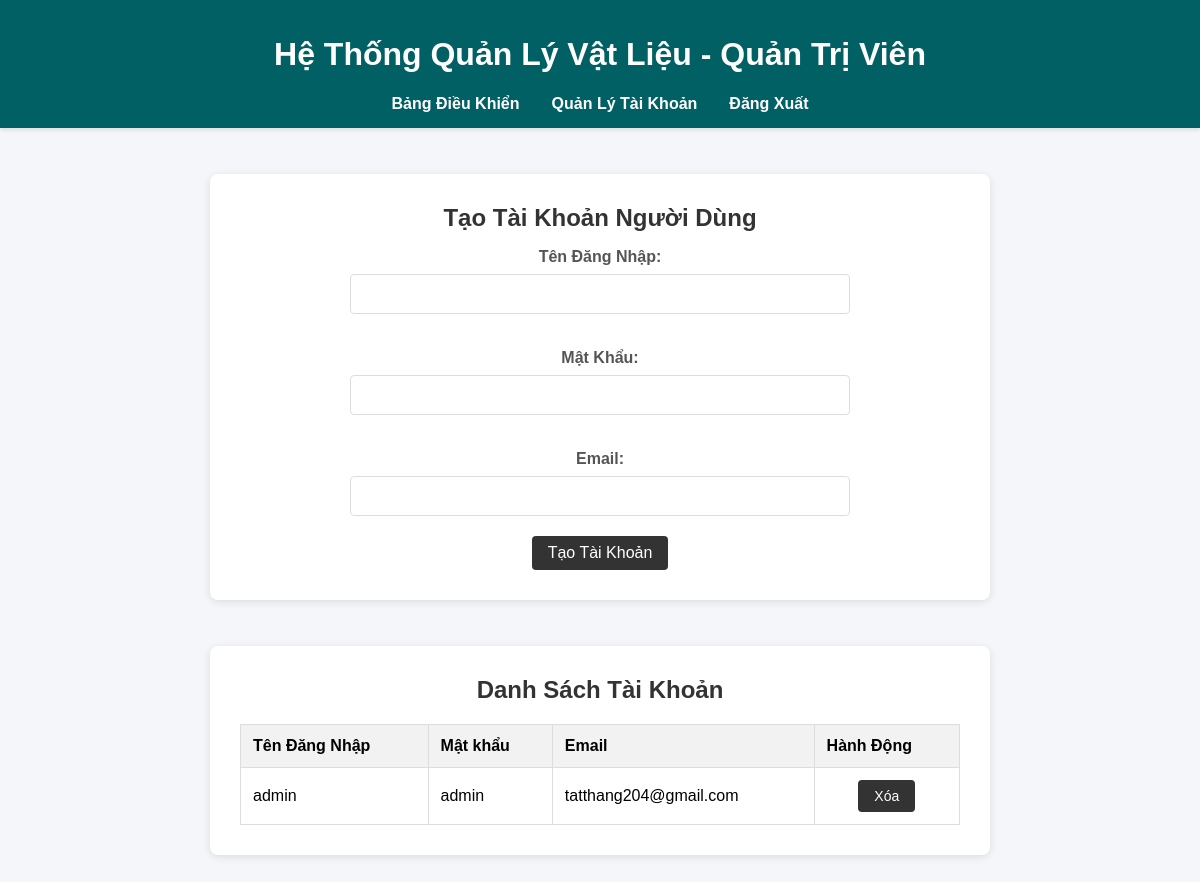
The app's page /admin.php with its own data.
### tables this page shows
CREATE TABLE `users` (
  `id` int(10) UNSIGNED NOT NULL,
  `username` varchar(30) NOT NULL,
  `password` varchar(30) NOT NULL,
  `email` varchar(30) NOT NULL
);

### admin.php (the view, shortened to what this page needs)
<!DOCTYPE html>
<html lang="vi">
<head>
    <link rel="stylesheet" href="/css/admin.css">
</head>
<body>
    <header>
        <h1>Hệ Thống Quản Lý Vật Liệu - Quản Trị Viên</h1>
        <nav>
            <ul>
                <li><a href="dashboard.php">Bảng Điều Khiển</a></li>
                <li><a href="admin.php">Quản Lý Tài Khoản</a></li>
                <li><a href="logout.php">Đăng Xuất</a></li>
            </ul>
        </nav>
    </header>
    <main>
        <section class="admin-section">
            <h2>Tạo Tài Khoản Người Dùng</h2>
            <form action="create_account.php" method="POST">
                <label for="username">Tên Đăng Nhập:</label>
                <input type="text" id="username" name="username" required>
                <label for="password">Mật Khẩu:</label>
                <input type="password" id="password" name="password" required>
                <label for="email">Email:</label>
                <input type="email" id="email" name="email" required>
                <button type="submit">Tạo Tài Khoản</button>
            </form>
        </section>
        <section class="admin-section">
            <h2>Danh Sách Tài Khoản</h2>
            <table>
                <thead>
                    <tr>
                        <th>Tên Đăng Nhập</th>
                        <th>Mật khẩu</th>
                        <th>Email</th>
                        <th>Hành Động</th>
                    </tr>
                </thead>
                <tbody>
                    <?php
                    include 'config.php';
                    $sql = "SELECT username, email , password FROM users";
                    $result = $conn->query($sql);
                    if ($result->num_rows > 0) {
                        while($row = $result->fetch_assoc()) {
                            echo "<tr>
                                    <td>{$row['username']}</td>
                                    <td>{$row['password']}</td>
                                    <td>{$row['email']}</td>
                                    <td><button class='delete-button' onclick=\"deleteUser('{$row['username']}')\">Xóa</button></td>
                                  </tr>";
                        }
                    } else {
                        echo "<tr><td colspan='4'>Không có tài khoản nào</td></tr>";
                    }
                    ?>
                </tbody>
            </table>
        </section>
    </main>
</body>
</html>

### css/admin.css (style rules this page uses)
body { font-family: Arial, sans-serif; margin: 0; padding: 0; background-color: #f4f4f4; display: flex; flex-direction: column; align-items: center; height: 100vh; }
header { width: 100%; background-color: #333; color: #fff; text-align: center; padding: 1rem 0; }
header nav ul { list-style: none; padding: 0; }
header nav ul li { display: inline; margin: 0 1rem; }
header nav ul li a { color: #fff; text-decoration: none; }
main { flex: 1; display: flex; flex-direction: column; align-items: center; width: 100%; }
.admin-section { background-color: #fff; padding: 2rem; margin: 1rem 0; border-radius: 8px; box-shadow: 0 0 10px rgba(0, 0, 0, 0.1); text-align: center; width: 80%; }
.admin-section h2 { margin-bottom: 1rem; }
.admin-section form, .admin-section table { width: 100%; }
.admin-section label { display: block; margin-bottom: 0.5rem; }
.admin-section input { width: calc(100% - 1rem); padding: 0.5rem; margin-bottom: 1rem; border: 1px solid #ccc; border-radius: 4px; }
.admin-section button { padding: 0.5rem 1rem; background-color: #333; color: #fff; border: none; border-radius: 4px; cursor: pointer; }
table { width: 100%; border-collapse: collapse; margin-top: 1rem; }
table, th, td { border: 1px solid #ccc; }
th, td { padding: 0.5rem; text-align: left; }
th { background-color: #f4f4f4; }

### admin.php (style rules this page uses)
body { font-family: Arial, sans-serif; background-color: #f4f6f9; margin: 0; padding: 0; }
header { background-color: #006064; color: white; padding: 15px 0; text-align: center; box-shadow: 0 2px 4px rgba(0, 0, 0, 0.1); }
nav ul { list-style-type: none; margin: 0; padding: 0; display: flex; justify-content: center; }
nav ul li { margin: 0 20px; }
nav ul li a { color: white; text-decoration: none; font-weight: bold; }
main { margin: 30px auto; max-width: 900px; }
.admin-section { background-color: white; padding: 30px; margin-bottom: 30px; border-radius: 8px; box-shadow: 0 2px 8px rgba(0, 0, 0, 0.1); }
.admin-section h2 { margin-top: 0; font-size: 24px; color: #333; }
label { display: block; margin: 15px 0 5px; font-weight: bold; color: #555; }
input[type="text"], input[type="password"], input[type="email"] { width: 100%; padding: 10px; margin-bottom: 20px; border: 1px solid #ddd; border-radius: 4px; box-sizing: border-box; font-size: 16px; }
form { max-width: 500px; margin: 0 auto; }
button { background-color: #4CAF50; color: white; padding: 12px 20px; border: none; border-radius: 4px; cursor: pointer; font-size: 16px; display: block; margin: 0 auto; }
table { width: 100%; border-collapse: collapse; margin-top: 20px; background-color: white; }
table, th, td { border: 1px solid #ddd; }
th, td { padding: 12px; text-align: left; font-size: 16px; }
th { background-color: #f2f2f2; }
.delete-button { background-color: #e74c3c; color: white; padding: 8px 12px; border: none; border-radius: 4px; cursor: pointer; font-size: 14px; }

### records on screen
users: username "admin", password "admin", email "tatthang204@gmail.com"
